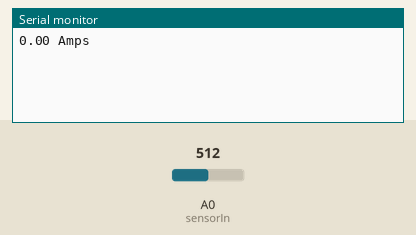
This sketch was run on a simulated Arduino Uno, built with avr-gcc and run on an emulated ATmega328P. Shown: the last lines printed to the serial monitor. The inputs (shaded band) are chosen by the test bench; at power-on: A0 (sensorIn) = 512.

Above: at 1.2 s.
1.3 s: A0 (sensorIn) set to 716
At 2.4 s:
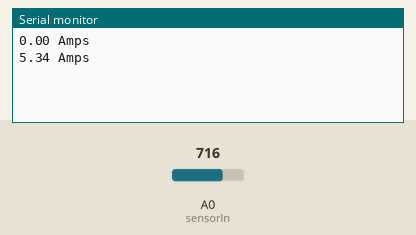
2.8 s: A0 (sensorIn) set to 900
At 3.8 s:
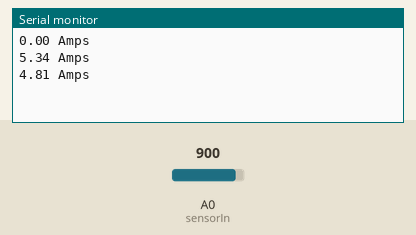
Timing chart, 0 to 5.8 s (numbered marks = the images above; inputs shaded):
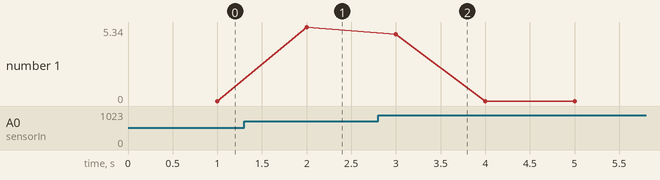

Measured:
- after the input at 1.3 s, the serial monitor: prints a new line after 0.70 s (image 1)
- after the input at 2.8 s, the serial monitor: prints a new line after 0.20 s (image 2)
- plotted number 1: 0 → 5.34 after the input at 1.3 s

The sketch:

ACS712_code.ino
```cpp
const int sensorIn = A0;
int mVperAmp = 66; //use 100 for 20A Module and 66 for 30A Module and 185 for 5A Module

double Voltage = 0;
double VRMS = 0;
double AmpsRMS = 0;


void setup(){
 Serial.begin(9600);
}

void loop(){


 Voltage = getVPP();
 VRMS = (Voltage/2.0) *0.707;
 AmpsRMS = (VRMS * 1000)/mVperAmp;
 Serial.print(AmpsRMS);
 Serial.println(" Amps ");

}

float getVPP()
{
  float result;

  int readValue;
  int maxValue = 0;
  int minValue = 1024;

   uint32_t start_time = millis();
   while((millis()-start_time) < 1000) //sample for 1 Sec
   {
       readValue = analogRead(sensorIn);
       // see if you have a new maxValue
       if (readValue > maxValue)
       {

           maxValue = readValue;
       }
       if (readValue < minValue)
       {

           minValue = readValue;
       }
   }

   result = ((maxValue - minValue) * 5.0)/1024.0;

   return result;
 }
```
